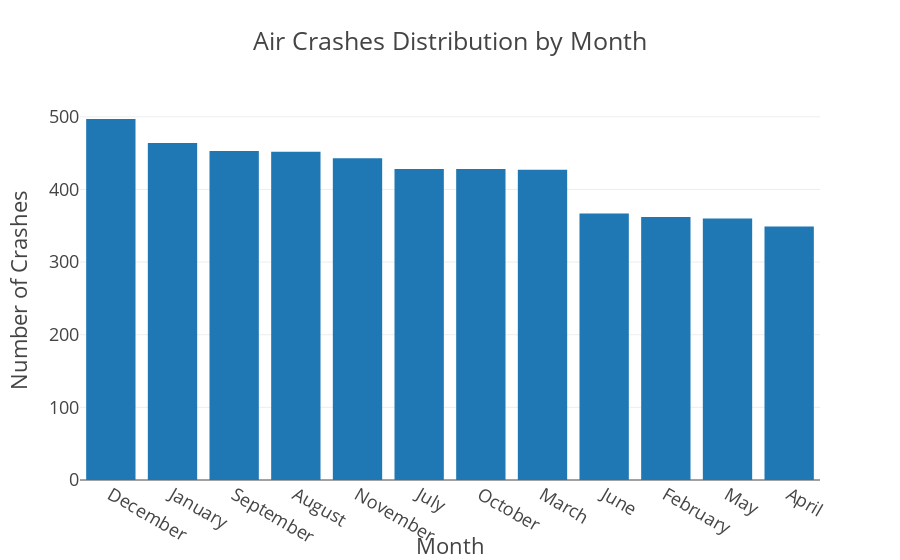

Notebook source saved alongside this figure:
### Code cell
import calendar
import plotly.express as px
import os

# Count crashes per month number
crashes_by_month = df['Month_num'].value_counts().reset_index()
crashes_by_month.columns = ['Month_num', 'Crash Count']

# Add month name column
crashes_by_month['Month'] = crashes_by_month['Month_num'].apply(
    lambda x: calendar.month_name[int(x)] if x != 0 else 'Unknown'
)

# Sort by Crash Count descending
crashes_by_month = crashes_by_month.sort_values('Crash Count', ascending=False)

# Create bar chart with months ordered by descending crash count
fig = px.bar(
    crashes_by_month,
    x='Month',
    y='Crash Count',
    title='Air Crashes Distribution by Month ',
    template='presentation',
    height=500,
    category_orders={'Month': crashes_by_month['Month'].tolist()}  # order by crash count descending
)

fig.update_layout(
    xaxis_title='Month',
    yaxis_title='Number of Crashes'
)

fig.show()

# Save files
fig.write_image(os.path.join(result_dir, 'Air Crashes Distribution by Month Descending.jpg'))
fig.write_image(os.path.join(result_dir, 'Air Crashes Distribution by Month Descending.png'))
fig.write_html(os.path.join(result_dir, 'Air Crashes Distribution by Month Descending.html'))

### Figure 1 — Plotly figure (JSON) as saved in the notebook; plotly's stock layout.template omitted (floating-point values rounded to 4 significant figures)
{"data": [{"hovertemplate": "Month=%{x}<br>Crash Count=%{y}<extra></extra>", "legendgroup": "", "marker": {"color": "#1F77B4", "pattern": {"shape": ""}}, "name": "", "orientation": "v", "showlegend": false, "textposition": "auto", "type": "bar", "x": ["December", "January", "September", "August", "November", "July", "October", "March", "June", "February", "May", "April"], "xaxis": "x", "y": [497, 464, 453, 452, 443, 428, 428, 427, 367, 362, 360, 349], "yaxis": "y"}], "layout": {"autosize": true, "barmode": "relative", "legend": {"tracegroupgap": 0}, "title": {"text": "Air Crashes Distribution by Month "}, "xaxis": {"anchor": "y", "autorange": true, "categoryarray": ["December", "January", "September", "August", "November", "July", "October", "March", "June", "February", "May", "April"], "categoryorder": "array", "domain": [0, 1], "range": [-0.5, 11.5], "title": {"text": "Month"}, "type": "category"}, "yaxis": {"anchor": "x", "autorange": true, "domain": [0, 1], "range": [0, 523.2], "title": {"text": "Number of Crashes"}, "type": "linear"}}}
